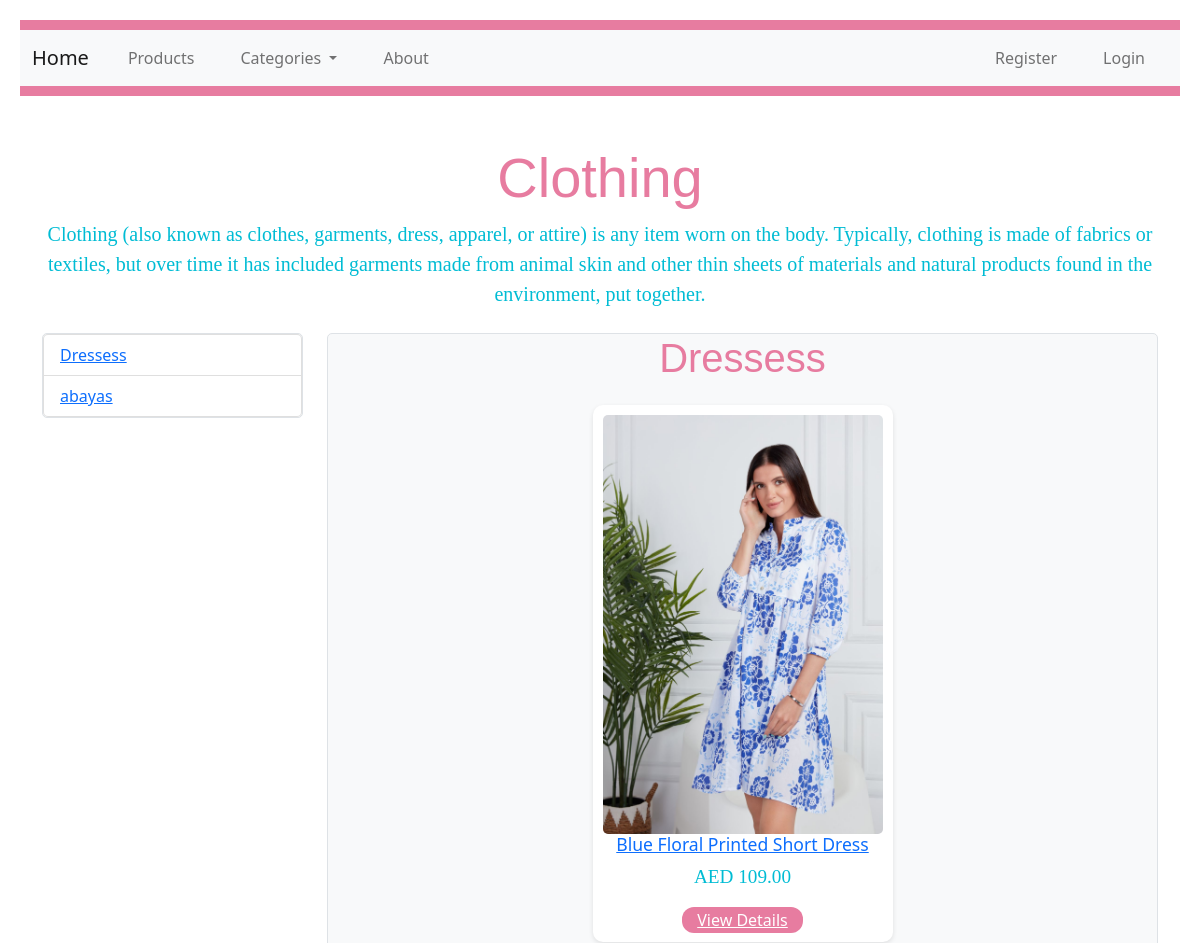
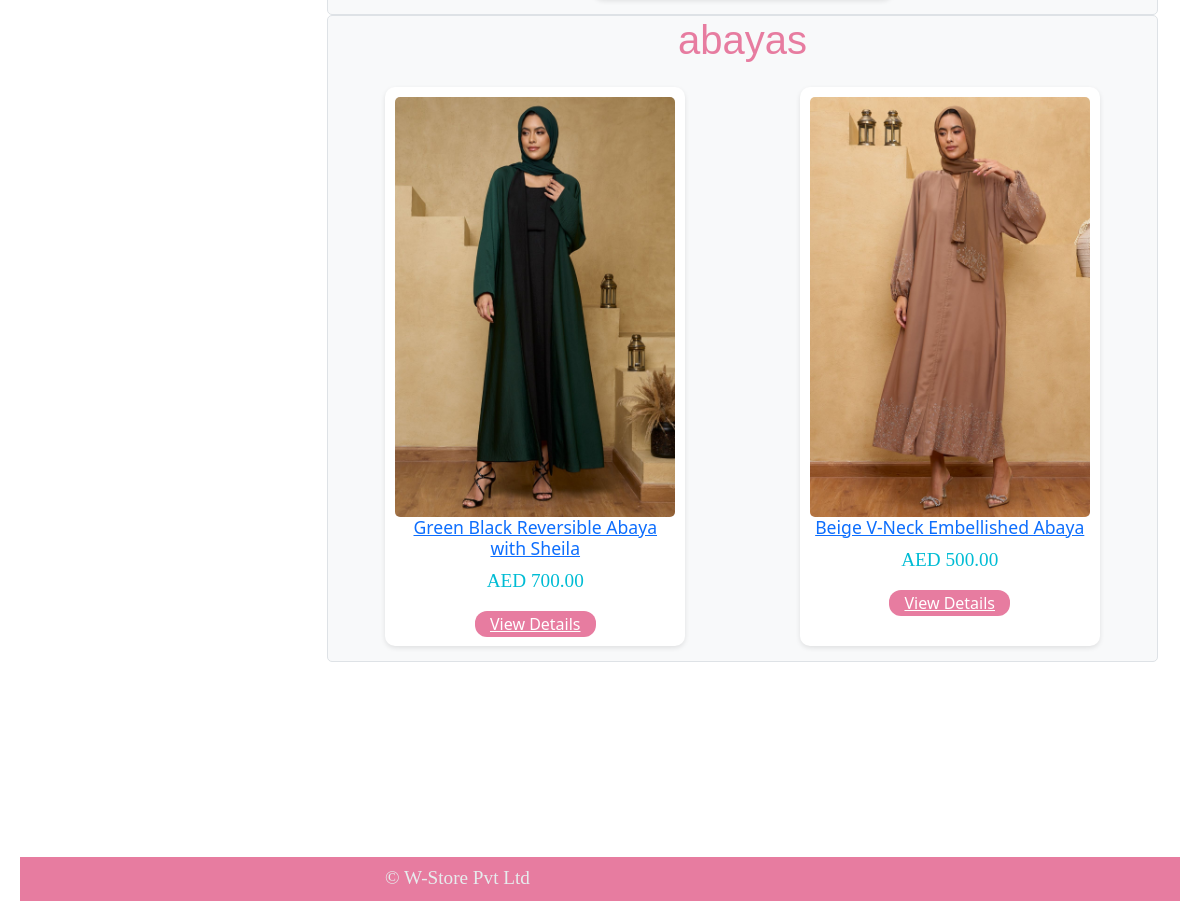
Page /category/1/ on the committed database (2 pictures, top to bottom).
### e_shop/models.py (models this page shows, shortened)
class Category(models.Model):
    name = models.CharField(max_length=100)
    description = models.TextField(blank=True)
    create_at = models.DateTimeField(auto_now_add=True)
    update_at = models.DateTimeField(auto_now=True)
    image = models.ImageField(upload_to='Category', height_field=None, width_field=None, max_length=100)

class SubCategory(models.Model):
    name = models.CharField(max_length=100)
    description = models.TextField(blank=True)
    create_at = models.DateTimeField(auto_now_add=True)
    update_at = models.DateTimeField(auto_now=True)
    category_id = models.ForeignKey(Category, on_delete=models.CASCADE)
    image = models.ImageField(upload_to='SubCategory', height_field=None, width_field=None, max_length=100)

class Product(models.Model):
    name = models.CharField(max_length=100)
    description = models.TextField(blank=True)
    price = models.DecimalField(max_digits=10, decimal_places=2)
    sub_category_id = models.ForeignKey(SubCategory, on_delete=models.CASCADE)
    create_at = models.DateTimeField(auto_now_add=True)
    update_at = models.DateTimeField(auto_now=True)
    image = models.ImageField(upload_to='Product', height_field=None, width_field=None, max_length=100)
    available_stock = models.IntegerField()

### e_shop/views.py (the view)
# urls.py: path('category/<int:category_id>/', views.category_detail, name='category_detail'),
def category_detail(request, category_id):
    category = Category.objects.get(id=category_id)  # Get the selected category
    subcategories = SubCategory.objects.filter(category_id=category)  # Filter subcategories by category
    categories = Category.objects.all()
    return render(request, 'category_detail.html',
                  {'category': category, 'categories': categories, 'subcategories': subcategories})

### templates/category_detail.html (shortened to what this page needs)
{% extends 'base.html' %}
{% block content %}
<div class="container mt-5">
    <div class="text-center mb-4">
        <h1 class="display-4">{{ category.name }}</h1>
        <p class="lead">{{ category.description }}</p>
    </div>
    <div class="row">
        <div class="col-md-3">
            <ul class="list-group" id="subcategory-list" style="background-color: #f8f9fa; border: 1px solid #dee2e6;text-align: left; border-radius: 5px;">
                {% for subcategory in subcategories %}
                    <li class="list-group-item">
                        <a href="javascript:void(0)" class="subcategory-link" data-subcategory-id="{{ subcategory.id }}">
                            {{ subcategory.name }}
                        </a>
                    </li>
                {% endfor %}
            </ul>
        </div>
        <div class="col-md-9">
            {% for subcategory in subcategories %}
                <div class="subcategory-products" id="subcategory-{{ subcategory.id }}" style="background-color: #f8f9fa; border: 1px solid #dee2e6; border-radius: 5px;">
                    <h1>{{ subcategory.name }}</h1>
                    {% if subcategory.product_set.all %}
                        <div class="product-grid">
                            {% for product in subcategory.product_set.all %}
                            <div class="product-item">
                                <img src="{{ product.image.url }}" alt="{{ product.name }}">
                                <h3 id="h3ID"><a href="{% url 'product_detail' product.id %}">{{ product.name }}</a></h3>
                                <p>AED {{ product.price }}</p>
                                <a href="{% url 'product_detail' product.id %}" class="addTOCart">View Details</a>
                            </div>
                            {% endfor %}
                        </div>
                    {% else %}
                        <p class="text-muted">No products found in this subcategory.</p>
                    {% endif %}
                </div>
            {% endfor %}
        </div>
    </div>
</div>
{% endblock %}

### static/css/styles.css (style rules this page uses)
* { margin: 0; padding: 0; box-sizing: border-box; }
body { font-family: Arial, sans-serif; background-color: #f5f5f5; }
.product-grid { display: flex; flex-wrap: wrap; justify-content: space-around; }
.product-item { background-color: white; border-radius: 10px; padding: 10px; margin: 15px; width: 300px; box-shadow: 0 2px 5px rgba(0, 0, 0, 0.1); }
.product-item img { width: 100%; height: auto; border-radius: 5px; }
#h3ID { font-size: 1.10rem; }
.addTOCart { background-color: #e77ca0; color: #fff; border: none; padding: 2px 15px; font-size: 16px; border-radius: 12px; cursor: pointer; transition: background-color 0.3s ease; }
h1 { font-family: 'Arial', sans-serif; font-size: 2.5em; text-align: center; color: #e77ca0; margin-top: 30px; }
p { font-family: 'Georgia', serif; font-size: 1.2em; line-height: 1.5; color: #00BCD4; text-align: center; margin-top: -5px; }

### rows in the picture
Category: name "Clothing", description "Clothing (also known as clothes, garments, dress, apparel, or attire) is any item worn on the body. Typically, clothing is made of fabrics or textiles, but over time it has included garments made from animal skin and other thin sheets of materials and natural products found in the environment, put together."
SubCategory: name "Dressess"
SubCategory: name "abayas"
Product: image (picture), name "Blue Floral Printed Short Dress", price "109.00"
Product: image (picture), name "Green Black Reversible Abaya with Sheila", price "700.00"
Product: image (picture), name "Beige V-Neck Embellished Abaya", price "500.00"
